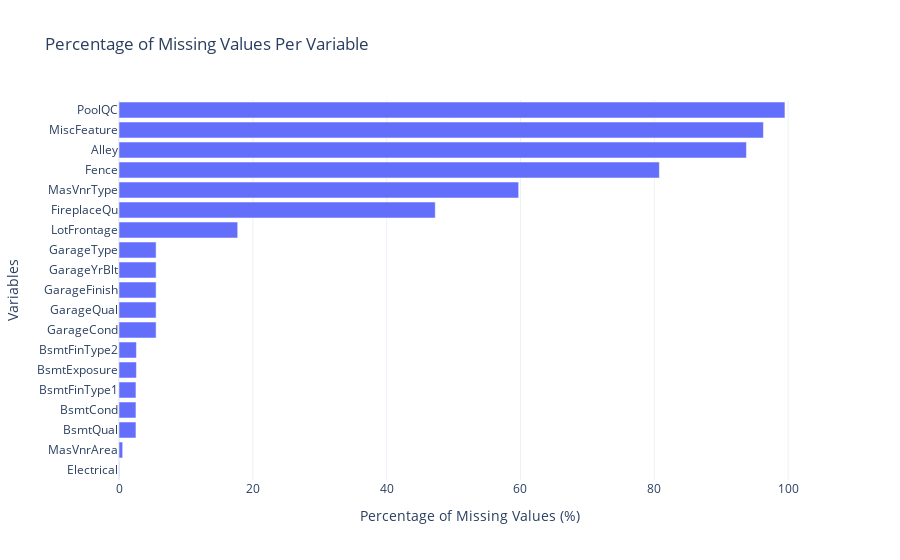

Write notebook code for a chart like this one.
### Markdown cell above
### **Proportion of Missing Values**

### Code cell
# Calculate percentage of missing values
missing_percentage = (train.isnull().sum() / len(train)) * 100
missing_percentage = missing_percentage[missing_percentage > 0]

# Convert to DataFrame for visualization
missing_df = missing_percentage.reset_index()
missing_df.columns = ['Variable', 'Missing Percentage']

# Plot the missing values as a vertical bar chart
fig = px.bar(
    missing_df.sort_values(by='Missing Percentage', ascending=True),
    x='Missing Percentage',
    y='Variable',
    orientation='h',
    title='Percentage of Missing Values Per Variable',
    labels={'Missing Percentage': 'Missing Percentage (%)', 'Variable': 'Variable'},
    template='plotly_white'
)

fig.update_layout(xaxis_title="Percentage of Missing Values (%)", yaxis_title="Variables")
fig.show()

### Figure 1 — Plotly figure (JSON) as saved in the notebook; plotly's stock layout.template omitted (floating-point values rounded to 4 significant figures)
{"data": [{"alignmentgroup": "True", "hovertemplate": "Missing Percentage (%)=%{x}<br>Variable=%{y}<extra></extra>", "legendgroup": "", "marker": {"color": "#636efa", "pattern": {"shape": ""}}, "name": "", "offsetgroup": "", "orientation": "h", "showlegend": false, "textposition": "auto", "type": "bar", "x": [0.06849, 0.5479, 2.534, 2.534, 2.534, 2.603, 2.603, 5.548, 5.548, 5.548, 5.548, 5.548, 17.74, 47.26, 59.73, 80.75, 93.77, 96.3, 99.52], "xaxis": "x", "y": ["Electrical", "MasVnrArea", "BsmtQual", "BsmtCond", "BsmtFinType1", "BsmtExposure", "BsmtFinType2", "GarageCond", "GarageQual", "GarageFinish", "GarageYrBlt", "GarageType", "LotFrontage", "FireplaceQu", "MasVnrType", "Fence", "Alley", "MiscFeature", "PoolQC"], "yaxis": "y"}], "layout": {"barmode": "relative", "legend": {"tracegroupgap": 0}, "title": {"text": "Percentage of Missing Values Per Variable"}, "xaxis": {"anchor": "y", "domain": [0, 1], "title": {"text": "Percentage of Missing Values (%)"}}, "yaxis": {"anchor": "x", "domain": [0, 1], "title": {"text": "Variables"}}}}
